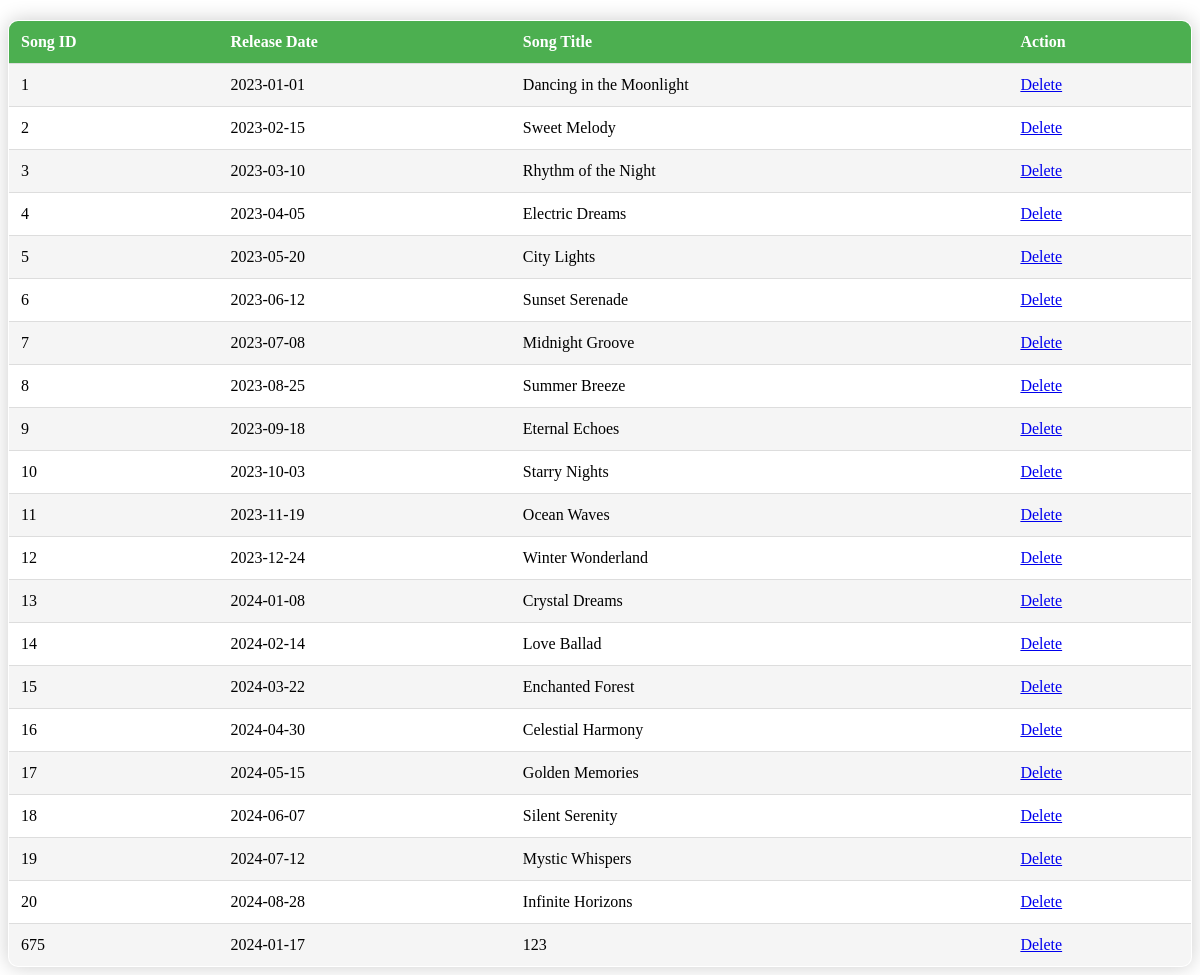
Page /displaySongs.php on the committed database.
### tables this page shows
CREATE TABLE `songs` (
  `Song_ID` int(11) NOT NULL,
  `Release_Date` date DEFAULT NULL,
  `Song_title` varchar(255) DEFAULT NULL
);

### displaySongs.php (the view, shortened to what this page needs)
<!DOCTYPE html>
<html lang="en">
<head>
</head>
<body>
    <?php
include('connection.php');
$sql = "SELECT * FROM songs";
$result = $conn->query($sql);
if ($result === false) {
    echo "Error: " . $conn->error;
} else {
    if ($result->num_rows > 0) {
    echo "<table>";
    echo "<tr><th>Song ID</th><th>Release Date</th><th>Song Title</th><th>Action</th></tr>";
    while ($row = $result->fetch_assoc()) {
        echo "<tr>";
        echo "<td>" . $row['Song_ID'] . "</td>";
        echo "<td>" . $row['Release_Date'] . "</td>";
        echo "<td>" . $row['Song_title'] . "</td>";
        echo "<td><a href='displaySongs.php?del=" . $row['Song_ID'] . "'>Delete</a></td>";
        echo "</tr>";
    }
    echo "</table>";
} else {
    echo "No songs found";
}
}
?>
</body>
</html>

### displaySongs.php (style rules this page uses)
table { width: 100%; border-collapse: collapse; margin-top: 20px; box-shadow: 0 0 20px rgba(0, 0, 0, 0.2); overflow: hidden; border-radius: 10px; overflow: hidden; border: 1px solid #ddd; }
body { background-color: #fff; }
th, td { padding: 12px; text-align: left; border-bottom: 1px solid #ddd; }
th { background-color: #4caf50; color: #fff; font-weight: bold; position: relative; }
tr:nth-child(even) { background-color: #f5f5f5; }

### rows in the picture
songs: Song_ID "1", Release_Date "2023-01-01", Song_title "Dancing in the Moonlight"
songs: Song_ID "2", Release_Date "2023-02-15", Song_title "Sweet Melody"
songs: Song_ID "3", Release_Date "2023-03-10", Song_title "Rhythm of the Night"
songs: Song_ID "4", Release_Date "2023-04-05", Song_title "Electric Dreams"
songs: Song_ID "5", Release_Date "2023-05-20", Song_title "City Lights"
songs: Song_ID "6", Release_Date "2023-06-12", Song_title "Sunset Serenade"
songs: Song_ID "7", Release_Date "2023-07-08", Song_title "Midnight Groove"
songs: Song_ID "8", Release_Date "2023-08-25", Song_title "Summer Breeze"
songs: Song_ID "9", Release_Date "2023-09-18", Song_title "Eternal Echoes"
songs: Song_ID "10", Release_Date "2023-10-03", Song_title "Starry Nights"
songs: Song_ID "11", Release_Date "2023-11-19", Song_title "Ocean Waves"
songs: Song_ID "12", Release_Date "2023-12-24", Song_title "Winter Wonderland"
songs: Song_ID "13", Release_Date "2024-01-08", Song_title "Crystal Dreams"
songs: Song_ID "14", Release_Date "2024-02-14", Song_title "Love Ballad"
songs: Song_ID "15", Release_Date "2024-03-22", Song_title "Enchanted Forest"
songs: Song_ID "16", Release_Date "2024-04-30", Song_title "Celestial Harmony"
songs: Song_ID "17", Release_Date "2024-05-15", Song_title "Golden Memories"
songs: Song_ID "18", Release_Date "2024-06-07", Song_title "Silent Serenity"
songs: Song_ID "19", Release_Date "2024-07-12", Song_title "Mystic Whispers"
songs: Song_ID "20", Release_Date "2024-08-28", Song_title "Infinite Horizons"
songs: Song_ID "675", Release_Date "2024-01-17", Song_title "123"
